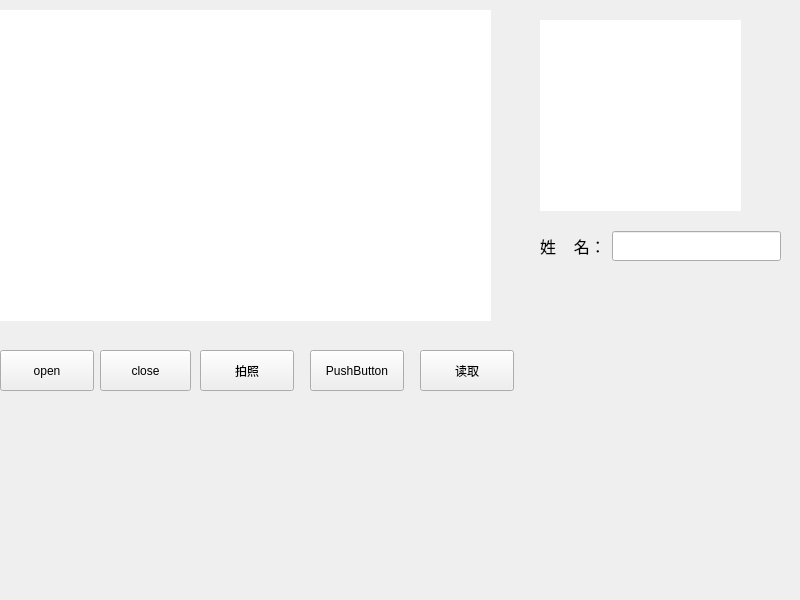
<?xml version="1.0" encoding="UTF-8"?>
<ui version="4.0">
 <class>MainWindow</class>
 <widget class="QMainWindow" name="MainWindow">
  <property name="geometry">
   <rect>
    <x>0</x>
    <y>0</y>
    <width>800</width>
    <height>600</height>
   </rect>
  </property>
  <property name="windowTitle">
   <string>MainWindow</string>
  </property>
  <widget class="QWidget" name="centralwidget">
   <widget class="QLabel" name="label_video">
    <property name="geometry">
     <rect>
      <x>0</x>
      <y>10</y>
      <width>491</width>
      <height>311</height>
     </rect>
    </property>
    <property name="styleSheet">
     <string notr="true">background-color: rgb(255, 255, 255);</string>
    </property>
    <property name="text">
     <string/>
    </property>
   </widget>
   <widget class="QPushButton" name="open">
    <property name="geometry">
     <rect>
      <x>0</x>
      <y>350</y>
      <width>94</width>
      <height>41</height>
     </rect>
    </property>
    <property name="text">
     <string>open</string>
    </property>
   </widget>
   <widget class="QPushButton" name="close">
    <property name="geometry">
     <rect>
      <x>100</x>
      <y>350</y>
      <width>91</width>
      <height>41</height>
     </rect>
    </property>
    <property name="text">
     <string>close</string>
    </property>
   </widget>
   <widget class="QPushButton" name="capture">
    <property name="geometry">
     <rect>
      <x>200</x>
      <y>350</y>
      <width>94</width>
      <height>41</height>
     </rect>
    </property>
    <property name="text">
     <string>拍照</string>
    </property>
   </widget>
   <widget class="QPushButton" name="read">
    <property name="geometry">
     <rect>
      <x>420</x>
      <y>350</y>
      <width>94</width>
      <height>41</height>
     </rect>
    </property>
    <property name="text">
     <string>读取</string>
    </property>
   </widget>
   <widget class="QLabel" name="label">
    <property name="geometry">
     <rect>
      <x>540</x>
      <y>20</y>
      <width>201</width>
      <height>191</height>
     </rect>
    </property>
    <property name="styleSheet">
     <string notr="true">background-color: rgb(255, 255, 255);</string>
    </property>
    <property name="text">
     <string/>
    </property>
   </widget>
   <widget class="QWidget" name="layoutWidget">
    <property name="geometry">
     <rect>
      <x>540</x>
      <y>230</y>
      <width>241</width>
      <height>32</height>
     </rect>
    </property>
    <layout class="QHBoxLayout" name="horizontalLayout_2">
     <item>
      <widget class="QLabel" name="label_2">
       <property name="minimumSize">
        <size>
         <width>0</width>
         <height>30</height>
        </size>
       </property>
       <property name="font">
        <font>
         <pointsize>12</pointsize>
        </font>
       </property>
       <property name="text">
        <string>姓    名：</string>
       </property>
      </widget>
     </item>
     <item>
      <widget class="QLineEdit" name="lineEdit_name">
       <property name="minimumSize">
        <size>
         <width>0</width>
         <height>30</height>
        </size>
       </property>
       <property name="font">
        <font>
         <pointsize>12</pointsize>
        </font>
       </property>
       <property name="text">
        <string/>
       </property>
       <property name="frame">
        <bool>true</bool>
       </property>
      </widget>
     </item>
    </layout>
   </widget>
   <widget class="QPushButton" name="pushButton_save">
    <property name="geometry">
     <rect>
      <x>310</x>
      <y>350</y>
      <width>94</width>
      <height>41</height>
     </rect>
    </property>
    <property name="text">
     <string>PushButton</string>
    </property>
   </widget>
  </widget>
 </widget>
 <resources/>
 <connections/>
</ui>
